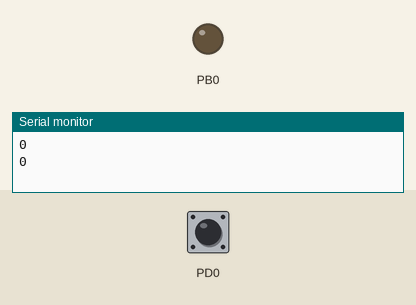
Bench run of a program on a simulated ATmega128, built with avr-gcc and emulated at 16 MHz. Shown: output pins drawn as LEDs (lit = HIGH), the last lines printed to the serial monitor. The test bench sets the inputs (shaded band); at power-on: PD0 HIGH.

Above: at 1.2 s.
1.3 s: PD0 pulled LOW for 0.15 s
At 2.5 s:
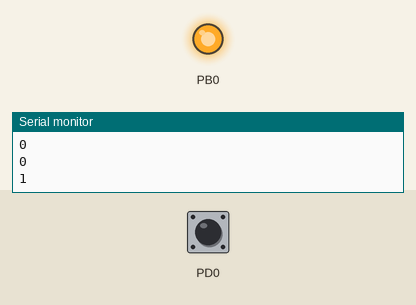
2.9 s: PD0 pulled LOW for 1 s
At 3.8 s:
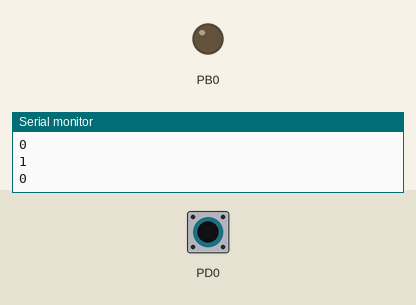
5.4 s: PD0 pulled LOW for 3.2 s
At 5.7 s:
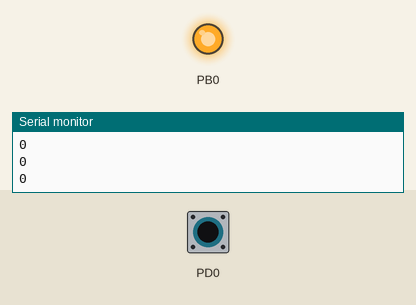
Timing chart, 0 to 8.4 s (numbered marks = the images above; inputs shaded):
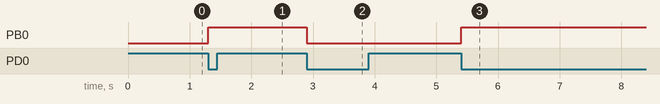

The program:

main.c
```c
/*
 * ExternalInterrupt.c
 *
 * Created: 2022-11-27-일요일 오전 3:58:51
 * Author : jaewon
 */
#define F_CPU 16000000L
#include <avr/io.h>
#include <util/delay.h>
#include <avr/interrupt.h>
#include <stdio.h>

volatile int state = 0;

void UART1_init(unsigned long int baudrate);
void UART1_transmit(char data);
unsigned char UART1_receive();
void PORT_init();
void INIT_init();

FILE INOUT \
= FDEV_SETUP_STREAM(UART1_transmit, UART1_receive, _FDEV_SETUP_RW);

void UART1_init(unsigned long int baudrate) {

	stdout = &INOUT;
	unsigned long int UBBR = (F_CPU / (8 * baudrate)) - 1;
	UBRR1L = UBBR % 0x100;
	UBRR1H = UBBR / 0x001;

	UCSR1A |= (1 << U2X1); // Double transmission speed
	UCSR1B |= (1 << RXEN1); // Receiver Enable
	UCSR1B |= (1 << TXEN1); // Transmitter Enable
	UCSR1C |= 0x06; // Asynchronous mode, No parity, 1 stop bit, 8 bit
}

void UART1_transmit(char data) {
	while (!(UCSR1A & (1 << UDRE1)));
	UDR1 = data;
}

unsigned char UART1_receive() {
	while (!(UCSR1A & (1 << RXC1)));
	return UDR1;
}

void PORT_init() {
	DDRB |= 0x01; // led
	DDRD |= 0x00; // button
	PORTD |= 0x01; // set internal pull-up resister
}

void INIT_init() {
	EIMSK |= (1 << INT0); // INT0 pin(PD0) enable
	EICRA |= (1 << ISC01); // interrupt when the falling edge
	sei();
}

ISR(INT0_vect) {
	state = (state + 1) % 2;
	if (state == 1) {
		PORTB = 0x01;
	}
	else {
		PORTB = 0x00;
	}
}
int main(void)
{
	PORT_init();
    UART1_init(115200);
	INIT_init();
    while (1)
    {
		printf("%d\n\r", state);
		_delay_ms(1000);
    }
}
```

Measured:
- after the input at 1.3 s, PB0: LOW → HIGH at once
- after the input at 2.9 s, PB0: HIGH → LOW at once
- after the input at 5.4 s, PB0: LOW → HIGH at once
